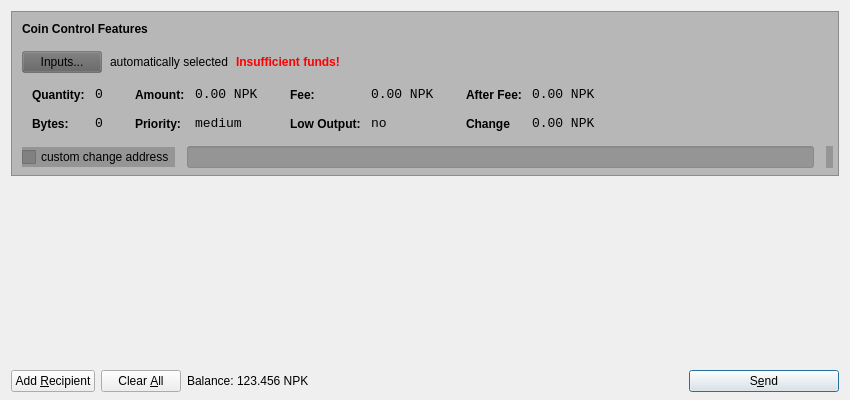
<?xml version="1.0" encoding="UTF-8"?>
<ui version="4.0">
 <class>SendCoinsDialog</class>
 <widget class="QDialog" name="SendCoinsDialog">
  <property name="geometry">
   <rect>
    <x>0</x>
    <y>0</y>
    <width>850</width>
    <height>400</height>
   </rect>
  </property>
  <property name="windowTitle">
   <string>Send Coins</string>
  </property>
  <layout class="QVBoxLayout" name="verticalLayout" stretch="0,1,0">
   <property name="bottomMargin">
    <number>8</number>
   </property>
   <item>
    <widget class="QFrame" name="frameCoinControl">
     <property name="sizePolicy">
      <sizepolicy hsizetype="Expanding" vsizetype="Expanding">
       <horstretch>0</horstretch>
       <verstretch>0</verstretch>
      </sizepolicy>
     </property>
     <property name="maximumSize">
      <size>
       <width>16777215</width>
       <height>16777215</height>
      </size>
     </property>
     <property name="styleSheet">
      <string notr="true">background-color: rgba(97, 97 , 97, 100);</string>
     </property>
     <property name="frameShape">
      <enum>QFrame::StyledPanel</enum>
     </property>
     <property name="frameShadow">
      <enum>QFrame::Sunken</enum>
     </property>
     <layout class="QVBoxLayout" name="verticalLayoutCoinControl2">
      <property name="spacing">
       <number>6</number>
      </property>
      <property name="leftMargin">
       <number>0</number>
      </property>
      <property name="topMargin">
       <number>0</number>
      </property>
      <property name="rightMargin">
       <number>0</number>
      </property>
      <property name="bottomMargin">
       <number>6</number>
      </property>
      <item>
       <layout class="QVBoxLayout" name="verticalLayoutCoinControl" stretch="0,0,0,0,1">
        <property name="spacing">
         <number>0</number>
        </property>
        <property name="leftMargin">
         <number>10</number>
        </property>
        <property name="topMargin">
         <number>10</number>
        </property>
        <item>
         <layout class="QHBoxLayout" name="horizontalLayoutCoinControl1">
          <property name="bottomMargin">
           <number>15</number>
          </property>
          <item>
           <widget class="QLabel" name="labelCoinControlFeatures">
            <property name="sizePolicy">
             <sizepolicy hsizetype="Preferred" vsizetype="Maximum">
              <horstretch>0</horstretch>
              <verstretch>0</verstretch>
             </sizepolicy>
            </property>
            <property name="font">
             <font>
              <weight>75</weight>
              <bold>true</bold>
             </font>
            </property>
            <property name="styleSheet">
             <string notr="true">font-weight:bold;  background: transparent;</string>
            </property>
            <property name="text">
             <string>Coin Control Features</string>
            </property>
           </widget>
          </item>
         </layout>
        </item>
        <item>
         <layout class="QHBoxLayout" name="horizontalLayoutCoinControl2" stretch="0,0,0,0">
          <property name="spacing">
           <number>8</number>
          </property>
          <property name="bottomMargin">
           <number>10</number>
          </property>
          <item>
           <widget class="QPushButton" name="pushButtonCoinControl">
            <property name="styleSheet">
             <string notr="true"/>
            </property>
            <property name="text">
             <string>Inputs...</string>
            </property>
           </widget>
          </item>
          <item>
           <widget class="QLabel" name="labelCoinControlAutomaticallySelected">
            <property name="styleSheet">
             <string notr="true"> background: transparent;</string>
            </property>
            <property name="text">
             <string>automatically selected</string>
            </property>
            <property name="margin">
             <number>5</number>
            </property>
           </widget>
          </item>
          <item>
           <widget class="QLabel" name="labelCoinControlInsuffFunds">
            <property name="font">
             <font>
              <weight>75</weight>
              <bold>true</bold>
             </font>
            </property>
            <property name="styleSheet">
             <string notr="true">QLabel { color: red;  background: transparent; font-weight:bold;}</string>
            </property>
            <property name="text">
             <string>Insufficient funds!</string>
            </property>
            <property name="margin">
             <number>5</number>
            </property>
           </widget>
          </item>
          <item>
           <spacer name="horizontalSpacerCoinControl">
            <property name="orientation">
             <enum>Qt::Horizontal</enum>
            </property>
            <property name="sizeHint" stdset="0">
             <size>
              <width>40</width>
              <height>1</height>
             </size>
            </property>
           </spacer>
          </item>
         </layout>
        </item>
        <item>
         <widget class="QWidget" name="widgetCoinControl" native="true">
          <property name="sizePolicy">
           <sizepolicy hsizetype="Preferred" vsizetype="Preferred">
            <horstretch>0</horstretch>
            <verstretch>0</verstretch>
           </sizepolicy>
          </property>
          <property name="minimumSize">
           <size>
            <width>0</width>
            <height>0</height>
           </size>
          </property>
          <property name="styleSheet">
           <string notr="true"> background: transparent;</string>
          </property>
          <layout class="QHBoxLayout" name="horizontalLayoutCoinControl5">
           <property name="leftMargin">
            <number>0</number>
           </property>
           <property name="topMargin">
            <number>0</number>
           </property>
           <property name="rightMargin">
            <number>0</number>
           </property>
           <property name="bottomMargin">
            <number>0</number>
           </property>
           <item>
            <layout class="QHBoxLayout" name="horizontalLayoutCoinControl3" stretch="0,0,0,1">
             <property name="spacing">
              <number>20</number>
             </property>
             <property name="topMargin">
              <number>0</number>
             </property>
             <property name="bottomMargin">
              <number>10</number>
             </property>
             <item>
              <layout class="QFormLayout" name="formLayoutCoinControl1">
               <property name="horizontalSpacing">
                <number>10</number>
               </property>
               <property name="verticalSpacing">
                <number>14</number>
               </property>
               <property name="leftMargin">
                <number>10</number>
               </property>
               <property name="topMargin">
                <number>4</number>
               </property>
               <property name="rightMargin">
                <number>6</number>
               </property>
               <item row="0" column="0">
                <widget class="QLabel" name="labelCoinControlQuantityText">
                 <property name="styleSheet">
                  <string notr="true">font-weight:bold;  background: transparent;</string>
                 </property>
                 <property name="text">
                  <string>Quantity:</string>
                 </property>
                 <property name="margin">
                  <number>0</number>
                 </property>
                </widget>
               </item>
               <item row="0" column="1">
                <widget class="QLabel" name="labelCoinControlQuantity">
                 <property name="font">
                  <font>
                   <family>Monospace</family>
                   <pointsize>10</pointsize>
                  </font>
                 </property>
                 <property name="cursor">
                  <cursorShape>IBeamCursor</cursorShape>
                 </property>
                 <property name="contextMenuPolicy">
                  <enum>Qt::ActionsContextMenu</enum>
                 </property>
                 <property name="styleSheet">
                  <string notr="true"> background: transparent;</string>
                 </property>
                 <property name="text">
                  <string>0</string>
                 </property>
                 <property name="margin">
                  <number>0</number>
                 </property>
                 <property name="textInteractionFlags">
                  <set>Qt::LinksAccessibleByMouse|Qt::TextSelectableByKeyboard|Qt::TextSelectableByMouse</set>
                 </property>
                </widget>
               </item>
               <item row="1" column="0">
                <widget class="QLabel" name="labelCoinControlBytesText">
                 <property name="styleSheet">
                  <string notr="true">font-weight:bold;  background: transparent;</string>
                 </property>
                 <property name="text">
                  <string>Bytes:</string>
                 </property>
                </widget>
               </item>
               <item row="1" column="1">
                <widget class="QLabel" name="labelCoinControlBytes">
                 <property name="font">
                  <font>
                   <family>Monospace</family>
                   <pointsize>10</pointsize>
                  </font>
                 </property>
                 <property name="cursor">
                  <cursorShape>IBeamCursor</cursorShape>
                 </property>
                 <property name="contextMenuPolicy">
                  <enum>Qt::ActionsContextMenu</enum>
                 </property>
                 <property name="styleSheet">
                  <string notr="true"> background: transparent;</string>
                 </property>
                 <property name="text">
                  <string>0</string>
                 </property>
                 <property name="textInteractionFlags">
                  <set>Qt::LinksAccessibleByMouse|Qt::TextSelectableByKeyboard|Qt::TextSelectableByMouse</set>
                 </property>
                </widget>
               </item>
              </layout>
             </item>
             <item>
              <layout class="QFormLayout" name="formLayoutCoinControl2">
               <property name="horizontalSpacing">
                <number>10</number>
               </property>
               <property name="verticalSpacing">
                <number>14</number>
               </property>
               <property name="leftMargin">
                <number>6</number>
               </property>
               <property name="topMargin">
                <number>4</number>
               </property>
               <property name="rightMargin">
                <number>6</number>
               </property>
               <item row="0" column="0">
                <widget class="QLabel" name="labelCoinControlAmountText">
                 <property name="styleSheet">
                  <string notr="true">font-weight:bold;  background: transparent;</string>
                 </property>
                 <property name="text">
                  <string>Amount:</string>
                 </property>
                 <property name="margin">
                  <number>0</number>
                 </property>
                </widget>
               </item>
               <item row="0" column="1">
                <widget class="QLabel" name="labelCoinControlAmount">
                 <property name="font">
                  <font>
                   <family>Monospace</family>
                   <pointsize>10</pointsize>
                  </font>
                 </property>
                 <property name="cursor">
                  <cursorShape>IBeamCursor</cursorShape>
                 </property>
                 <property name="contextMenuPolicy">
                  <enum>Qt::ActionsContextMenu</enum>
                 </property>
                 <property name="styleSheet">
                  <string notr="true"> background: transparent;</string>
                 </property>
                 <property name="text">
                  <string>0.00 NPK</string>
                 </property>
                 <property name="textInteractionFlags">
                  <set>Qt::LinksAccessibleByMouse|Qt::TextSelectableByKeyboard|Qt::TextSelectableByMouse</set>
                 </property>
                </widget>
               </item>
               <item row="1" column="0">
                <widget class="QLabel" name="labelCoinControlPriorityText">
                 <property name="styleSheet">
                  <string notr="true">font-weight:bold;  background: transparent;</string>
                 </property>
                 <property name="text">
                  <string>Priority:</string>
                 </property>
                </widget>
               </item>
               <item row="1" column="1">
                <widget class="QLabel" name="labelCoinControlPriority">
                 <property name="font">
                  <font>
                   <family>Monospace</family>
                   <pointsize>10</pointsize>
                  </font>
                 </property>
                 <property name="cursor">
                  <cursorShape>IBeamCursor</cursorShape>
                 </property>
                 <property name="contextMenuPolicy">
                  <enum>Qt::ActionsContextMenu</enum>
                 </property>
                 <property name="text">
                  <string>medium</string>
                 </property>
                 <property name="textInteractionFlags">
                  <set>Qt::LinksAccessibleByMouse|Qt::TextSelectableByKeyboard|Qt::TextSelectableByMouse</set>
                 </property>
                </widget>
               </item>
              </layout>
             </item>
             <item>
              <layout class="QFormLayout" name="formLayoutCoinControl3">
               <property name="horizontalSpacing">
                <number>10</number>
               </property>
               <property name="verticalSpacing">
                <number>14</number>
               </property>
               <property name="leftMargin">
                <number>6</number>
               </property>
               <property name="topMargin">
                <number>4</number>
               </property>
               <property name="rightMargin">
                <number>6</number>
               </property>
               <item row="0" column="0">
                <widget class="QLabel" name="labelCoinControlFeeText">
                 <property name="styleSheet">
                  <string notr="true">font-weight:bold;</string>
                 </property>
                 <property name="text">
                  <string>Fee:</string>
                 </property>
                 <property name="margin">
                  <number>0</number>
                 </property>
                </widget>
               </item>
               <item row="0" column="1">
                <widget class="QLabel" name="labelCoinControlFee">
                 <property name="font">
                  <font>
                   <family>Monospace</family>
                   <pointsize>10</pointsize>
                  </font>
                 </property>
                 <property name="cursor">
                  <cursorShape>IBeamCursor</cursorShape>
                 </property>
                 <property name="contextMenuPolicy">
                  <enum>Qt::ActionsContextMenu</enum>
                 </property>
                 <property name="text">
                  <string>0.00 NPK</string>
                 </property>
                 <property name="textInteractionFlags">
                  <set>Qt::LinksAccessibleByMouse|Qt::TextSelectableByKeyboard|Qt::TextSelectableByMouse</set>
                 </property>
                </widget>
               </item>
               <item row="1" column="0">
                <widget class="QLabel" name="labelCoinControlLowOutputText">
                 <property name="styleSheet">
                  <string notr="true">font-weight:bold;</string>
                 </property>
                 <property name="text">
                  <string>Low Output:</string>
                 </property>
                </widget>
               </item>
               <item row="1" column="1">
                <widget class="QLabel" name="labelCoinControlLowOutput">
                 <property name="font">
                  <font>
                   <family>Monospace</family>
                   <pointsize>10</pointsize>
                  </font>
                 </property>
                 <property name="cursor">
                  <cursorShape>IBeamCursor</cursorShape>
                 </property>
                 <property name="contextMenuPolicy">
                  <enum>Qt::ActionsContextMenu</enum>
                 </property>
                 <property name="text">
                  <string>no</string>
                 </property>
                 <property name="textInteractionFlags">
                  <set>Qt::LinksAccessibleByMouse|Qt::TextSelectableByKeyboard|Qt::TextSelectableByMouse</set>
                 </property>
                </widget>
               </item>
              </layout>
             </item>
             <item>
              <layout class="QFormLayout" name="formLayoutCoinControl4">
               <property name="horizontalSpacing">
                <number>10</number>
               </property>
               <property name="verticalSpacing">
                <number>14</number>
               </property>
               <property name="leftMargin">
                <number>6</number>
               </property>
               <property name="topMargin">
                <number>4</number>
               </property>
               <property name="rightMargin">
                <number>6</number>
               </property>
               <item row="0" column="0">
                <widget class="QLabel" name="labelCoinControlAfterFeeText">
                 <property name="styleSheet">
                  <string notr="true">font-weight:bold;</string>
                 </property>
                 <property name="text">
                  <string>After Fee:</string>
                 </property>
                 <property name="margin">
                  <number>0</number>
                 </property>
                </widget>
               </item>
               <item row="0" column="1">
                <widget class="QLabel" name="labelCoinControlAfterFee">
                 <property name="font">
                  <font>
                   <family>Monospace</family>
                   <pointsize>10</pointsize>
                  </font>
                 </property>
                 <property name="cursor">
                  <cursorShape>IBeamCursor</cursorShape>
                 </property>
                 <property name="contextMenuPolicy">
                  <enum>Qt::ActionsContextMenu</enum>
                 </property>
                 <property name="text">
                  <string>0.00 NPK</string>
                 </property>
                 <property name="textInteractionFlags">
                  <set>Qt::LinksAccessibleByMouse|Qt::TextSelectableByKeyboard|Qt::TextSelectableByMouse</set>
                 </property>
                </widget>
               </item>
               <item row="1" column="0">
                <widget class="QLabel" name="labelCoinControlChangeText">
                 <property name="styleSheet">
                  <string notr="true">font-weight:bold;</string>
                 </property>
                 <property name="text">
                  <string>Change</string>
                 </property>
                </widget>
               </item>
               <item row="1" column="1">
                <widget class="QLabel" name="labelCoinControlChange">
                 <property name="font">
                  <font>
                   <family>Monospace</family>
                   <pointsize>10</pointsize>
                  </font>
                 </property>
                 <property name="cursor">
                  <cursorShape>IBeamCursor</cursorShape>
                 </property>
                 <property name="contextMenuPolicy">
                  <enum>Qt::ActionsContextMenu</enum>
                 </property>
                 <property name="text">
                  <string>0.00 NPK</string>
                 </property>
                 <property name="textInteractionFlags">
                  <set>Qt::LinksAccessibleByMouse|Qt::TextSelectableByKeyboard|Qt::TextSelectableByMouse</set>
                 </property>
                </widget>
               </item>
              </layout>
             </item>
            </layout>
           </item>
          </layout>
         </widget>
        </item>
        <item>
         <layout class="QHBoxLayout" name="horizontalLayoutCoinControl4" stretch="0,0,0">
          <property name="spacing">
           <number>12</number>
          </property>
          <property name="sizeConstraint">
           <enum>QLayout::SetDefaultConstraint</enum>
          </property>
          <property name="topMargin">
           <number>5</number>
          </property>
          <property name="rightMargin">
           <number>5</number>
          </property>
          <item>
           <widget class="QCheckBox" name="checkBoxCoinControlChange">
            <property name="text">
             <string>custom change address</string>
            </property>
           </widget>
          </item>
          <item>
           <widget class="QLineEdit" name="lineEditCoinControlChange">
            <property name="enabled">
             <bool>false</bool>
            </property>
            <property name="sizePolicy">
             <sizepolicy hsizetype="Expanding" vsizetype="Fixed">
              <horstretch>0</horstretch>
              <verstretch>0</verstretch>
             </sizepolicy>
            </property>
           </widget>
          </item>
          <item>
           <widget class="QLabel" name="labelCoinControlChangeLabel">
            <property name="sizePolicy">
             <sizepolicy hsizetype="Preferred" vsizetype="Expanding">
              <horstretch>0</horstretch>
              <verstretch>0</verstretch>
             </sizepolicy>
            </property>
            <property name="minimumSize">
             <size>
              <width>0</width>
              <height>0</height>
             </size>
            </property>
            <property name="text">
             <string/>
            </property>
            <property name="margin">
             <number>3</number>
            </property>
           </widget>
          </item>
         </layout>
        </item>
        <item>
         <spacer name="verticalSpacerCoinControl">
          <property name="orientation">
           <enum>Qt::Vertical</enum>
          </property>
          <property name="sizeHint" stdset="0">
           <size>
            <width>800</width>
            <height>1</height>
           </size>
          </property>
         </spacer>
        </item>
       </layout>
      </item>
     </layout>
    </widget>
   </item>
   <item>
    <widget class="QScrollArea" name="scrollArea">
     <property name="styleSheet">
      <string notr="true">background-color: rgba(97, 97 , 97, 0);</string>
     </property>
     <property name="widgetResizable">
      <bool>true</bool>
     </property>
     <widget class="QWidget" name="scrollAreaWidgetContents">
      <property name="geometry">
       <rect>
        <x>0</x>
        <y>0</y>
        <width>830</width>
        <height>173</height>
       </rect>
      </property>
      <layout class="QVBoxLayout" name="verticalLayout_2">
       <property name="leftMargin">
        <number>0</number>
       </property>
       <property name="topMargin">
        <number>0</number>
       </property>
       <property name="rightMargin">
        <number>0</number>
       </property>
       <property name="bottomMargin">
        <number>0</number>
       </property>
       <item>
        <layout class="QVBoxLayout" name="entries">
         <property name="spacing">
          <number>6</number>
         </property>
        </layout>
       </item>
       <item>
        <spacer name="verticalSpacer">
         <property name="orientation">
          <enum>Qt::Vertical</enum>
         </property>
         <property name="sizeHint" stdset="0">
          <size>
           <width>20</width>
           <height>40</height>
          </size>
         </property>
        </spacer>
       </item>
      </layout>
     </widget>
    </widget>
   </item>
   <item>
    <layout class="QHBoxLayout" name="horizontalLayout">
     <item>
      <widget class="QPushButton" name="addButton">
       <property name="toolTip">
        <string>Send to multiple recipients at once</string>
       </property>
       <property name="text">
        <string>Add &amp;Recipient</string>
       </property>
       <property name="autoDefault">
        <bool>false</bool>
       </property>
      </widget>
     </item>
     <item>
      <widget class="QPushButton" name="clearButton">
       <property name="sizePolicy">
        <sizepolicy hsizetype="Minimum" vsizetype="Fixed">
         <horstretch>0</horstretch>
         <verstretch>0</verstretch>
        </sizepolicy>
       </property>
       <property name="toolTip">
        <string>Remove all transaction fields</string>
       </property>
       <property name="text">
        <string>Clear &amp;All</string>
       </property>
       <property name="autoRepeatDelay">
        <number>300</number>
       </property>
       <property name="autoDefault">
        <bool>false</bool>
       </property>
      </widget>
     </item>
     <item>
      <layout class="QHBoxLayout" name="horizontalLayout_2">
       <property name="spacing">
        <number>3</number>
       </property>
       <item>
        <widget class="QLabel" name="label">
         <property name="sizePolicy">
          <sizepolicy hsizetype="Preferred" vsizetype="Fixed">
           <horstretch>0</horstretch>
           <verstretch>0</verstretch>
          </sizepolicy>
         </property>
         <property name="text">
          <string>Balance:</string>
         </property>
        </widget>
       </item>
       <item>
        <widget class="QLabel" name="labelBalance">
         <property name="sizePolicy">
          <sizepolicy hsizetype="Preferred" vsizetype="Fixed">
           <horstretch>0</horstretch>
           <verstretch>0</verstretch>
          </sizepolicy>
         </property>
         <property name="cursor">
          <cursorShape>IBeamCursor</cursorShape>
         </property>
         <property name="text">
          <string>123.456 NPK</string>
         </property>
         <property name="textInteractionFlags">
          <set>Qt::LinksAccessibleByMouse|Qt::TextSelectableByKeyboard|Qt::TextSelectableByMouse</set>
         </property>
        </widget>
       </item>
      </layout>
     </item>
     <item>
      <spacer name="horizontalSpacer">
       <property name="orientation">
        <enum>Qt::Horizontal</enum>
       </property>
       <property name="sizeHint" stdset="0">
        <size>
         <width>40</width>
         <height>20</height>
        </size>
       </property>
      </spacer>
     </item>
     <item>
      <widget class="QPushButton" name="sendButton">
       <property name="minimumSize">
        <size>
         <width>150</width>
         <height>0</height>
        </size>
       </property>
       <property name="toolTip">
        <string>Confirm the send action</string>
       </property>
       <property name="text">
        <string>S&amp;end</string>
       </property>
       <property name="default">
        <bool>true</bool>
       </property>
      </widget>
     </item>
    </layout>
   </item>
  </layout>
 </widget>
 <resources>
  <include location="../bitcoin.qrc"/>
 </resources>
 <connections/>
</ui>
